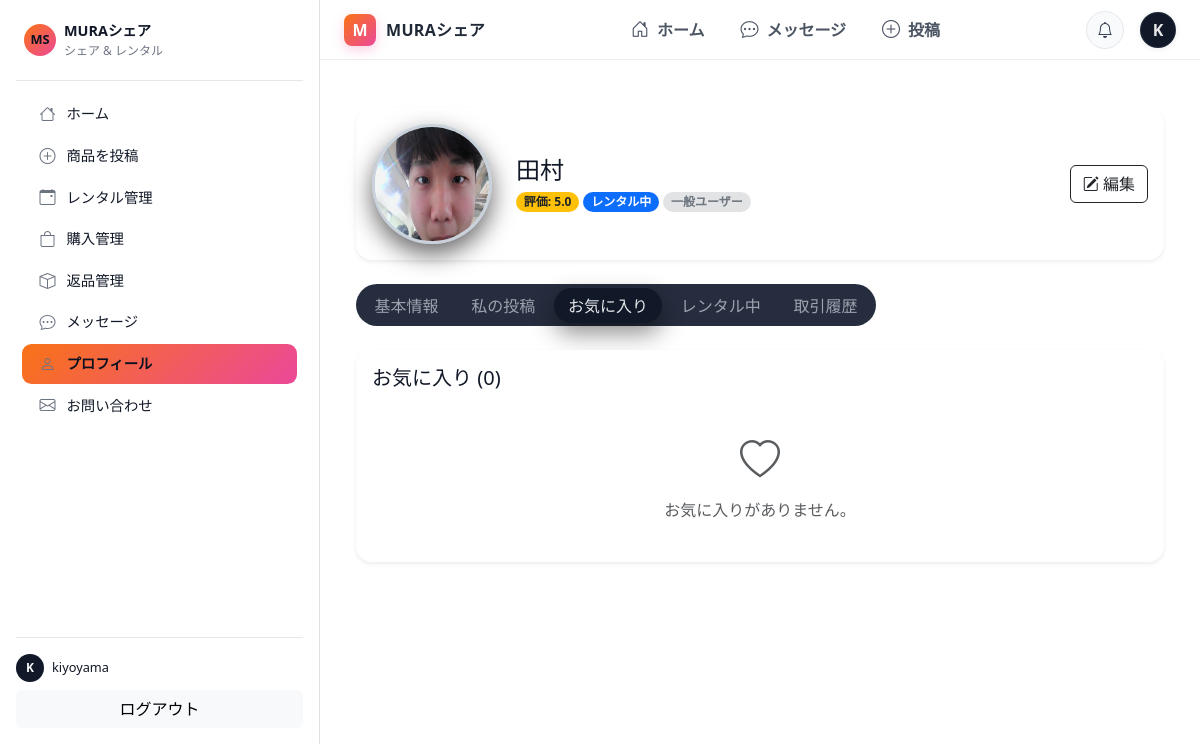
Before: /profile/?tab=favorites (signed in) with the older database file.
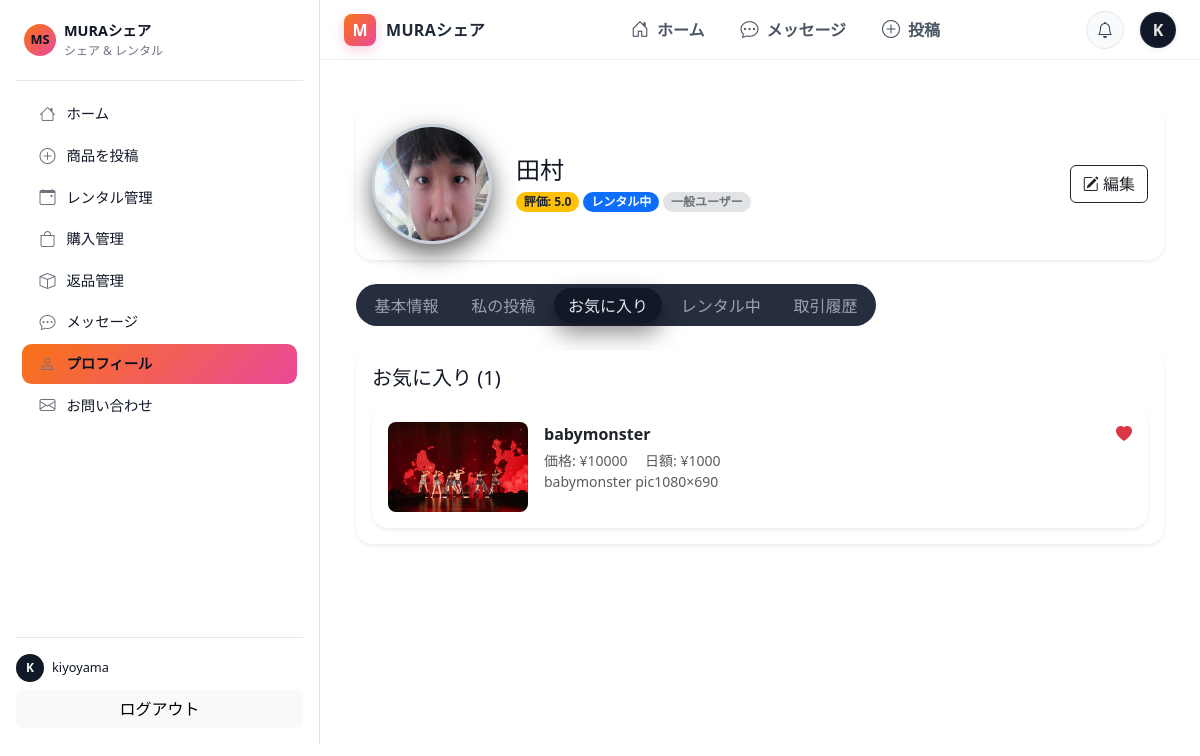
After: the same page with the newer database file.
### marketplace/models.py (models this page shows, shortened)
class ProductFavorite(models.Model):
    user = models.ForeignKey(settings.AUTH_USER_MODEL, on_delete=models.CASCADE, related_name="product_favorites")
    product = models.ForeignKey("marketplace.Product", on_delete=models.CASCADE, related_name="favorites")
    created_at = models.DateTimeField(auto_now_add=True)
    class Meta:
        unique_together = ("user", "product")
        indexes = [models.Index(fields=["user", "product"])]

class Product(models.Model):
    @property
    def image_url(self):
        first = self.images.first()
        if first and first.image:
            try:
                return first.image.url
            except Exception:
                return ""
        return ""
    class Status(models.IntegerChoices):
        DRAFT    = 0, "下書き"
        LISTED   = 1, "出品中"
        RENTED   = 2, "貸出中"
        SOLD     = 3, "販売済"
        ARCHIVED = 9, "アーカイブ"
    class Availability(models.TextChoices):
        RENTAL_ONLY   = "レンタルのみ", "レンタルのみ"
        SALE_ONLY     = "販売のみ", "販売のみ"
        BOTH          = "レンタル・販売両方", "レンタル・販売両方"
    owner = models.ForeignKey(User, on_delete=models.CASCADE, related_name="products")
    title = models.CharField(max_length=120)
    description = models.TextField(blank=True)
    category = models.CharField(max_length=60)
    availability_type = models.CharField(
        max_length=20,
        choices=Availability.choices,
        default=Availability.BOTH,
    )
    price_per_day = models.PositiveIntegerField(null=True, blank=True)  # レンタル1日あたり
    price_buy = models.PositiveIntegerField(null=True, blank=True)      # 販売価格
    min_rental_days = models.PositiveIntegerField(default=1)
    max_rental_days = models.PositiveIntegerField(default=30)
    stock_quantity = models.PositiveIntegerField(default=1)
    available_quantity = models.PositiveIntegerField(default=1)
    condition = models.CharField(max_length=30, blank=True)
    owner_notes = models.TextField(blank=True)
    status = models.IntegerField(choices=Status.choices, default=Status.LISTED)
    created_at = models.DateTimeField(auto_now_add=True)

class ProductImage(models.Model):
    product = models.ForeignKey(Product, on_delete=models.CASCADE, related_name="images")
    image = models.ImageField(upload_to="products/")

### frontend/views.py (the view, shortened to what this page needs)
# urls.py: path("profile/", views.profile, name="profile"),
@login_required
def profile(request):
    user = request.user
    profile, _ = Profile.objects.get_or_create(user=user, defaults={"is_admin": False})
    active_tab = request.GET.get("tab", "info")
    editing = request.GET.get("edit") == "1"
    my_products = []
    favorites = []
    if active_tab == "posts":
        my_products = Product.objects.filter(owner=user).order_by("-id")
    elif active_tab == "favorites":
        favorites = (ProductFavorite.objects
                     .filter(user=user)
                     .select_related("product")
                     .order_by("-created_at"))
    ctx = {
        "user_obj": user,
        "profile": profile,
        "active_tab": active_tab,
        "editing": editing,
        "my_products": my_products,
        "favorites": favorites,          # ← テンプレに合わせる
        "renting_products": [],
        "transactions": [],
    }
    return render(request, "frontend/profile/index.html", ctx)

### templates/frontend/profile/index.html (shortened to what the changed rows need)
{% extends "base.html" %}
{% block content %}
<div class="container py-4">
  {% if active_tab == "favorites" %}
  <div class="card border-0 shadow-sm" data-favorites-list>
    <div class="card-body">
      <h5 class="mb-3">お気に入り ({{ favorites|length }})</h5>
      {% if favorites %}
        <div class="vstack gap-3">
          {% for f in favorites %}
            {% with p=f.product %}
            {% if p %}
            <div class="card shadow-sm border-0">
              <div class="card-body d-flex gap-3 align-items-start">
                <a href="{% url 'frontend:product_detail' p.id %}" class="flex-shrink-0" style="width:140px;height:90px;overflow:hidden;border-radius:.5rem;">
                  {% if p.image_url %}
                    <img src="{{ p.image_url }}" class="w-100 h-100" style="object-fit:cover;" alt="">
                  {% else %}
                    <div class="bg-light w-100 h-100 d-flex align-items-center justify-content-center text-muted">No Image</div>
                  {% endif %}
                </a>
                <div class="flex-grow-1">
                  <div class="d-flex justify-content-between">
                    <a class="text-decoration-none text-dark" href="{% url 'frontend:product_detail' p.id %}">
                      <div class="fw-bold">{{ p.title }}</div>
                    </a>
                    <button type="button" class="fav-btn p-0 border-0 bg-transparent" data-pid="{{ p.id }}" aria-pressed="true" title="お気に入り解除">
                      <i class="bi bi-heart-fill text-danger" data-icon="heart"></i>
                    </button>
                  </div>
                  <div class="text-muted small mt-1">
                    {% if p.price_buy %}価格: ¥{{ p.price_buy|floatformat:0 }}{% endif %}
                    {% if p.price_per_day %}　日額: ¥{{ p.price_per_day|floatformat:0 }}{% endif %}
                  </div>
                  <div class="text-muted small" style="max-width:52ch;display:-webkit-box;-webkit-line-clamp:2;-webkit-box-orient:vertical;overflow:hidden;">
                    {{ p.description|default:"説明なし" }}
                  </div>
                </div>
              </div>
            </div>
            {% endif %}
            {% endwith %}
          {% endfor %}
        </div>
      {% else %}
        <div class="text-center text-muted py-4">
          <i class="bi bi-heart fs-1 d-block mb-2"></i>
          <p class="mb-0">お気に入りがありません。</p>
        </div>
      {% endif %}
    </div>
  </div>
  {% endif %}
</div>
{% endblock %}

Changed rows visible on the page:
added ProductFavorite: product.image_url (picture), product "babymonster", product.price_buy "10000", product.price_per_day "1000", product.description "babymonster pic1080×690"
Other visible differences:
{{ favorites|length }}: "0" → "1"
text no longer shown: "お気に入りがありません。"
